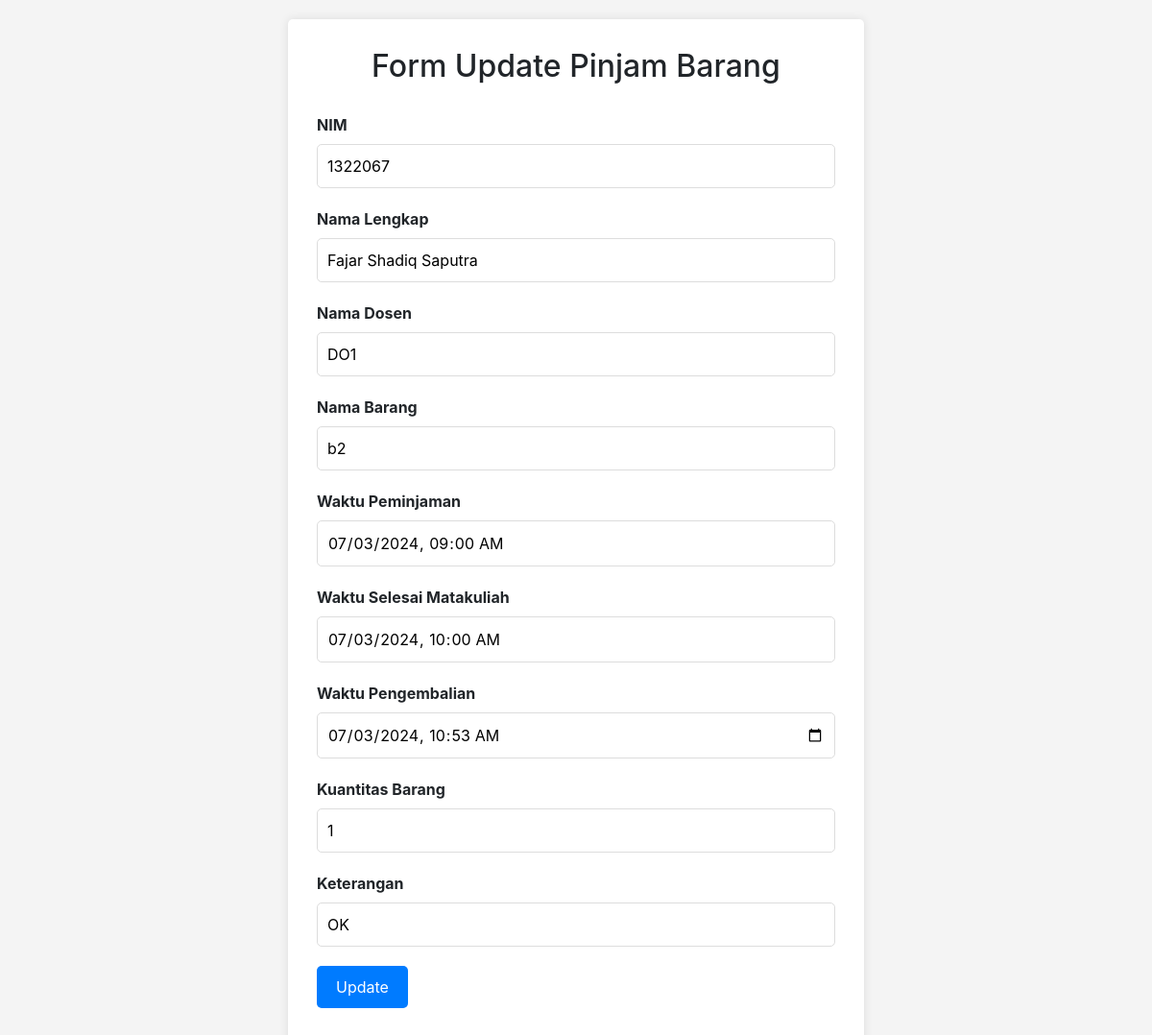
Page /pj/br-return.php?kodetrbr=64 on the committed database.
### tables this page shows
CREATE TABLE `transaksibr` (
  `kodetrbr` int(11) NOT NULL,
  `id` int(11) DEFAULT NULL,
  `username` varchar(50) NOT NULL,
  `nip` varchar(20) DEFAULT NULL,
  `kodebr` varchar(20) DEFAULT NULL,
  `peminjamanbr` datetime NOT NULL,
  `selesaibr` datetime DEFAULT NULL,
  `pengembalianbr` datetime DEFAULT NULL,
  `qtybr` int(11) NOT NULL,
  `keteranganbr` text DEFAULT NULL
);

### pj/br-return.php (the view, shortened to what this page needs)
<?php
$servername = "localhost";
$db_username = "root";
$db_password = "";
$dbname = "inventaris";
$conn = new mysqli($servername, $db_username, $db_password, $dbname);
if (isset($_GET['kodetrbr'])) {
    $kodetrbr = $_GET['kodetrbr'];
    $transaksi_query = "SELECT * FROM transaksibr WHERE kodetrbr='$kodetrbr'";
    $transaksi_result = $conn->query($transaksi_query);
    $transaksi = $transaksi_result->fetch_assoc();
} else {
    die("Transaction ID not provided.");
}
?>
<!DOCTYPE html>
<html lang="en">
<head>
    <link rel="stylesheet" href="https://stackpath.bootstrapcdn.com/bootstrap/4.5.2/css/bootstrap.min.css">
    <link rel="stylesheet" href="https://cdnjs.cloudflare.com/ajax/libs/font-awesome/5.15.3/css/all.min.css">
</head>
<body>
<div class="container">
    <div class="form-container">
        <h2>Form Update Pinjam Barang</h2>
        <form method="post" action="<?php echo htmlspecialchars($_SERVER["PHP_SELF"]) . "?kodetrbr=" . $kodetrbr; ?>">
            <div class="form-group">
                <label for="id">NIM</label>
                <input type="text" id="id" name="id" value="<?php echo $transaksi['id']; ?>" required readonly>
            </div>
            <div class="form-group">
                <label for="username">Nama Lengkap</label>
                <input type="text" id="username" name="username" value="<?php echo $transaksi['username']; ?>" readonly>
            </div>
            <div class="form-group">
                <label for="nip">Nama Dosen</label>
                <input type="text" id="nip" name="nip" value="<?php echo $transaksi['nip']; ?>" readonly>
            </div>
            <div class="form-group">
                <label for="kodebr">Nama Barang</label>
                <input type="text" id="kodebr" name="kodebr" value="<?php echo $transaksi['kodebr']; ?>" readonly>
            </div>
            <div class="form-group">
                <label for="peminjamanbr">Waktu Peminjaman</label>
                <input type="datetime-local" id="peminjamanbr" name="peminjamanbr" value="<?php echo $transaksi['peminjamanbr']; ?>" readonly>
            </div>
            <div class="form-group">
                <label for="selesaibr">Waktu Selesai Matakuliah</label>
                <input type="datetime-local" id="selesaibr" name="selesaibr" value="<?php echo $transaksi['selesaibr']; ?>" readonly>
            </div>
            <div class="form-group">
                <label for="pengembalianbr">Waktu Pengembalian</label>
                <input type="datetime-local" id="pengembalianbr" name="pengembalianbr" value="<?php echo $transaksi['pengembalianbr']; ?>" required>
            </div>
            <div class="form-group">
                <label for="qtybr">Kuantitas Barang</label>
                <input type="number" id="qtybr" name="qtybr" value="<?php echo $transaksi['qtybr']; ?>" readonly>
            </div>
            <div class="form-group">
                <label for="keteranganbr">Keterangan</label>
                <input type="text" id="keteranganbr" name="keteranganbr" value="<?php echo $transaksi['keteranganbr']; ?>" readonly>
            </div>
            <div class="form-group">
                <button type="submit">Update</button>
            </div>
        </form>
    </div>
</div>
</body>
</html>

### pj/br-return.php (style rules this page uses)
body { background-color: #f4f4f4; padding: 20px; }
.form-container { max-width: 600px; margin: 0 auto; background-color: #fff; padding: 30px; border-radius: 5px; box-shadow: 0 0 10px rgba(0, 0, 0, 0.1); }
.form-container h2 { text-align: center; margin-bottom: 30px; }
.form-group { margin-bottom: 20px; }
.form-group label { font-weight: bold; }
.form-group input, .form-group select { width: 100%; padding: 10px; border: 1px solid #ddd; border-radius: 5px; }
.form-group button { padding: 10px 20px; background-color: #007bff; color: #fff; border: none; border-radius: 5px; cursor: pointer; }

### rows in the picture
transaksibr: id "1322067", username "Fajar Shadiq Saputra", nip "DO1", kodebr "b2", peminjamanbr "07/03/2024 09:00", selesaibr "07/03/2024 10:00", pengembalianbr "07/03/2024 10:53", qtybr "1", keteranganbr "OK"
